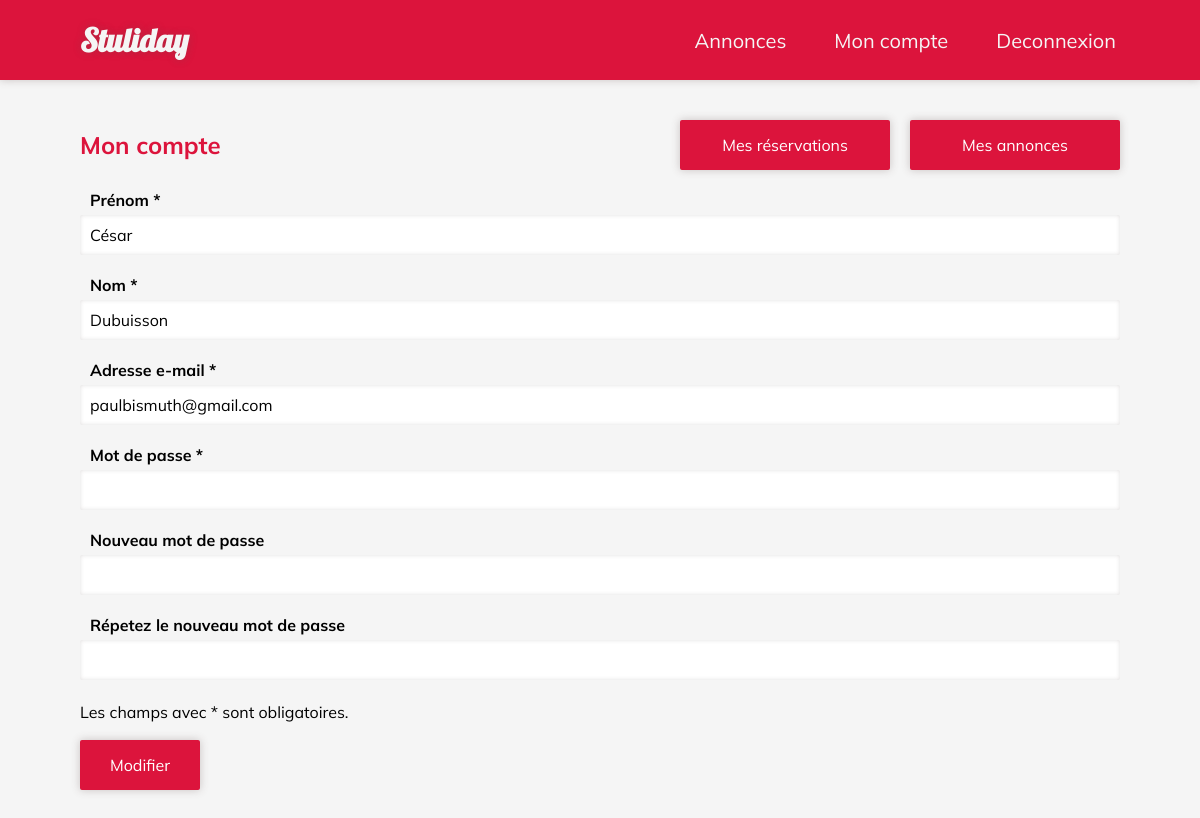
Screenshot of /account.php (signed in) with the database file from the repository.
### tables this page shows
CREATE TABLE IF NOT EXISTS `users` (
  `id` int(11) NOT NULL AUTO_INCREMENT,
  `email` varchar(50) DEFAULT NULL,
  `password` varchar(100) DEFAULT NULL,
  `first_name` varchar(50) DEFAULT NULL,
  `last_name` varchar(50) DEFAULT NULL,
  PRIMARY KEY (`id`),
  UNIQUE KEY `email` (`email`)
);

### inc/functions.php (called while the page is built, shortened)
<?php
function getUser() {
    global $db;
    if ($db) {
        $user_id = htmlspecialchars($_SESSION['id']);
        if ($sql = $db->query("SELECT * FROM users WHERE id = '$user_id'")) {
            return $sql->fetch(PDO::FETCH_ASSOC);
        } else {
            return null;
        }
    } else {
        return null;
    }
}
                    ?>

### account.php (the view, shortened to what this page needs)
<?php
require 'inc/connect.php';
require 'inc/functions.php';
require 'assets/head.php';
require 'assets/nav.php';
?>
<section>
    <div class="title-row">
        <div class="title-menu">
            <?php if (isset($_SESSION['id'])) {?>
            <a class="main-button" href="mes-reservations.php">Mes réservations</a>
            <a class="main-button" href="mes-annonces.php">Mes annonces</a>
            <?php } ?>
        </div>
        <h2>Mon compte</h2>
    </div>
    <?php if (isset($_SESSION['id'])):
        $user = getUser();
        if ($user) {
    ?>
        <form action="<?= htmlspecialchars($_SERVER["PHP_SELF"]) ?>" method="POST">
            <fieldset>
                <label for="first_name">Prénom *</label>
                <input id="first_name" name="first_name" type="text" value="<?= $user['first_name'] ?>">
            </fieldset>
            <fieldset>
                <label for="last_name">Nom *</label>
                <input id="last_name" name="last_name" type="text" value="<?= $user['last_name'] ?>">
            </fieldset>
            <fieldset>
                <label for="email">Adresse e-mail *</label>
                <input id="email" name="email" type="email" value="<?= $user['email'] ?>">
            </fieldset>
            <fieldset>
                <label for="password">Mot de passe *</label>
                <input id="password" name="password" type="password">
            </fieldset>
            <fieldset>
                <label for="new_password">Nouveau mot de passe</label>
                <input id="new_password" name="new_password" type="password">
            </fieldset>
            <fieldset>
                <label for="new_password2">Répetez le nouveau mot de passe</label>
                <input id="new_password2" name="new_password2" type="password">
            </fieldset>
            <p>Les champs avec * sont obligatoires.</p>
            <input class="main-button" name="submit" type="submit" value="Modifier">
        </form>
        <?php } else {
            echo "<p class='error'>Une erreur s'est produite. Veuillez réessayer ultérieurement.</p>";
        }
    else: ?>
    <p>Vous n'êtes pas connecté.</p>
    <?php endif; ?>
</section>
<?php
require 'assets/footer.php';
?>

### assets/css/style.css (style rules this page uses)
:root { --flow-space : 10px; --main-shadow : 0 0 8px rgba(100,75,75,0.3); }
* { margin : unset; padding : unset; border : unset; box-sizing : border-box; font-family: 'Mulish', sans-serif; }
a { color : dodgerblue; text-decoration : unset; }
.main-button { display : block; padding : 15px 30px; background-color : crimson; color : white; border-radius : 2px; width : min-content; white-space: nowrap; cursor: pointer; transition : filter 0.2s ease; box-shadow: var(--main-shadow); text-align : center; }
body { background-color : whitesmoke; font-family: 'Mulish', sans-serif; overflow-y: scroll; }
main > section { padding : 20px var(--flow-space); display : flex; flex-direction : column; align-items : center; text-align : center; }
main > section:first-of-type { padding-top : 40px; }
h2 { color : crimson; line-height : 2.5rem; margin-bottom : 20px; }
p { margin-bottom : 1rem; line-height : 1.5rem; }
form { width : 100%; display : flex; flex-direction :column; align-items : flex-start; }
fieldset { display : flex; flex-direction : column; align-items : flex-start; width : 100%; }
input,textarea,select { border-radius : 2px; width : 100%; padding : 10px; font-size : 1rem; margin-bottom : 20px; box-shadow : 0 0 4px rgba(50,35,35,0.15) inset; font-family: 'Mulish', sans-serif; resize: none; }
label { margin-left : 10px; font-weight : bold; margin-bottom : 5px; }
.title-menu { display : flex; flex-direction : column; align-items : center; }
.title-menu .main-button { width : 210px; margin-bottom : 20px; }
@media screen and (min-width : 375px) { :root { --flow-space : 20px; } }
@media screen and (min-width : 750px) { :root { --flow-space : 40px; } }
@media screen and (min-width : 750px) { .title-menu { flex-direction : row; justify-content : center; } }
@media screen and (min-width : 750px) { .title-menu .main-button:not(:last-of-type) { margin-right : 20px; } }
@media screen and (min-width : 1000px) { :root { --flow-space : 80px; } }
@media screen and (min-width : 1000px) { main > section { align-items : flex-start; text-align : left; } }
@media screen and (min-width : 1000px) { .title-row { width : 100%; display : flex; flex-direction: row-reverse; justify-content: space-between; align-items : center; } }

### rows the page displays
users: first_name "César", last_name "Dubuisson", email "paulbismuth@gmail.com"
